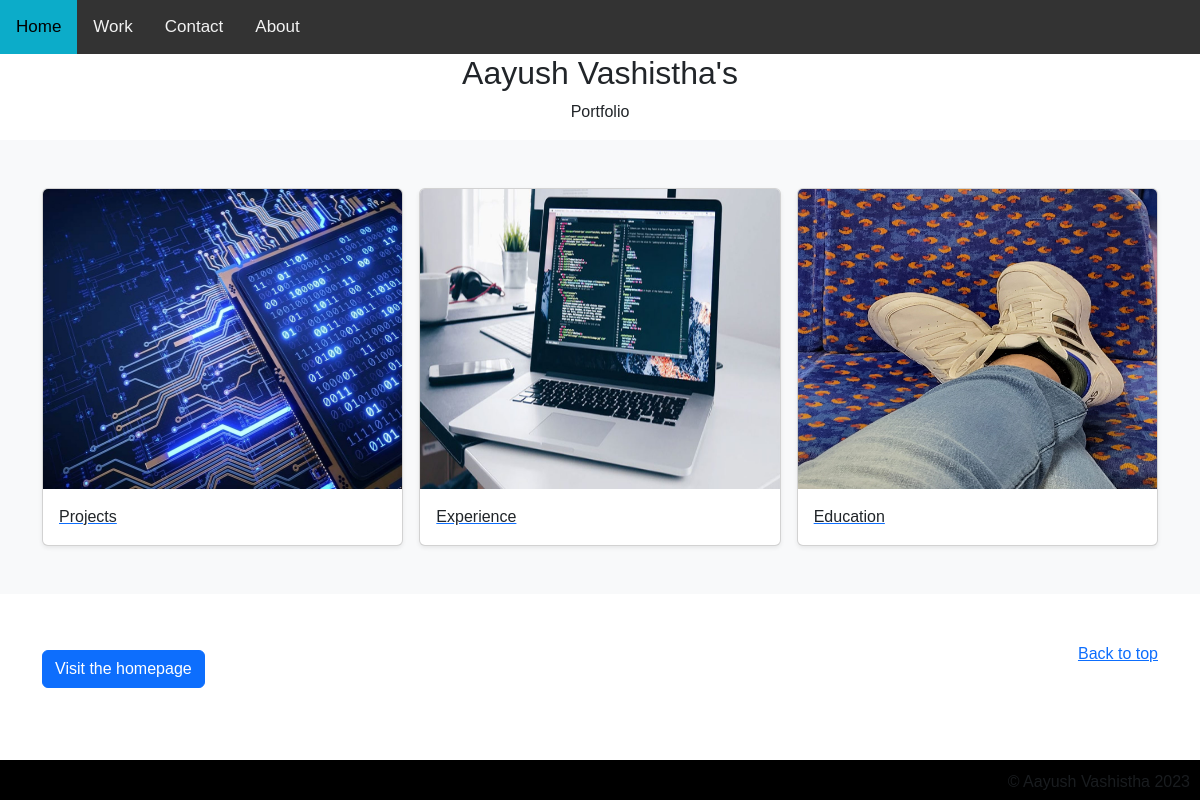
The app's page /work with its own data.
### jobs/models.py (models this page shows, shortened)
class job(models.Model):
    image = models.ImageField(upload_to='images')
    summary = models.CharField(max_length=200)

### jobs/views.py (the view)
# urls.py: path('work', jobs.views.work, name='work')
def work(request):
    jobs = job.objects
    return render(request, 'work.html', {'jobs': jobs})

### jobs/templates/work.html (shortened to what this page needs)
<!doctype html>
<html lang="en" data-bs-theme="auto">
  {% load static %}
    <link rel = "stylesheet" href = "../styles/style.css">
<link href="https://cdn.jsdelivr.net/npm/bootstrap@5.3.0/dist/css/bootstrap.min.css" rel="stylesheet">
    </head>
    <body>
    <div class="topnav">
      <a class="active" href="/">Home</a>
      <a href="/work">Work</a>
      <a href="/contact">Contact</a>
      <a href="/about">About</a>
    </div>
    <div style="text-align: center;">
      <h2>Aayush Vashistha's</h2>
      <p>Portfolio</p>
    </div>
  <main>
    <div class="album py-5 bg-body-tertiary">
      <div class="container">
        <div class="row row-cols-1 row-cols-sm-2 row-cols-md-3 g-3">
          {% for job in jobs.all %}
          <div class="col">
            <a href="{% url 'detail' job.id %}">
              <div class="card shadow-sm">
                <img class = "card-img-top" src="{{ job.image }}" height="300em" width= "300em">
                <div class="card-body">
                  <p class="card-text">{{ job.summary }}</p>
                </div>
            </div>
            </a>
          </div>
          {% endfor %}
        </div>
        </div>
      </div>
  </main>
<footer class="text-body-secondary py-5">
  <div class="container">
    <p class="float-end mb-1">
      <a href="#">Back to top</a>
    </p>
    <p> <a href="/" class="btn btn-primary my-2">Visit the homepage</a>
  </div>
    <div class="footer">
      <p class="float-end mb-1">
        &copy; Aayush Vashistha 2023
      </p>
    </div>
</footer>
    </body>
</html>

### styles/style.css (style rules this page uses)
html,body { margin:0; height:100%; font-family: 'Josefin Sans', sans-serif; }
a { text-decoration:none }
.btn { color:#333; border:2px solid; border-radius:3px; text-decoration:none; display:inline-block; padding:5px 10px; font-weight:600 }
body { color: white; }
.footer { position: fixed; padding: 10px 10px 0px 10px; bottom: 0; width: 100%; height: 40px; background: rgb(0, 0, 0); }
.topnav { background-color: #333; overflow: hidden; }
.topnav a { float: left; color: #f2f2f2; text-align: center; padding: 14px 16px; text-decoration: none; font-size: 17px; }
.topnav a.active { background-color: #04AA6D; color: white; }

### jobs/templates/work.html (style rules this page uses)
body { margin: 0; font-family: Arial, Helvetica, sans-serif; }
.topnav { overflow: hidden; background-color: #333; }
.topnav a { float: left; color: #f2f2f2; text-align: center; padding: 14px 16px; text-decoration: none; font-size: 17px; }

### records on screen
job: image (picture), summary "Projects"
job: image (picture), summary "Experience"
job: image (picture), summary "Education"
